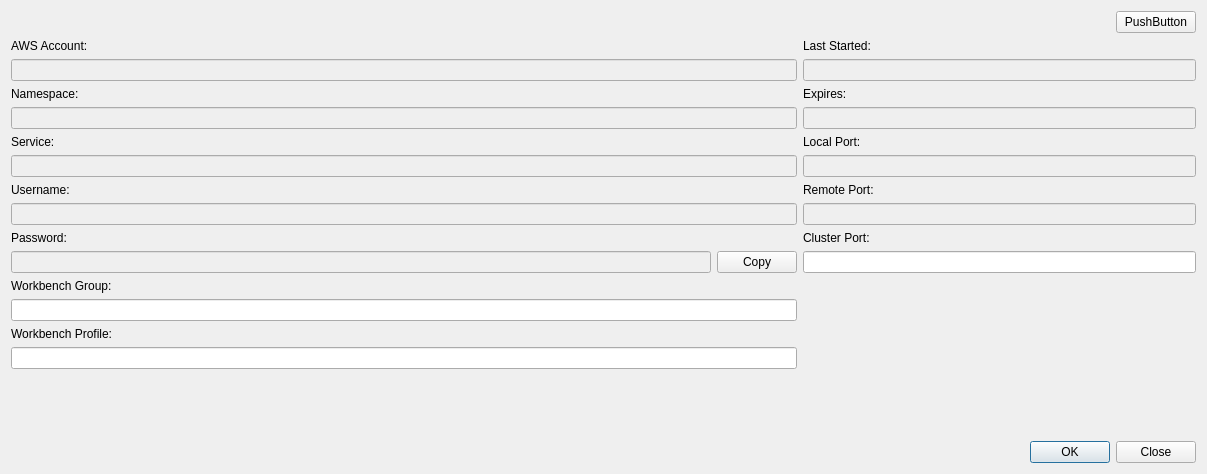
<?xml version="1.0" encoding="UTF-8"?>
<ui version="4.0">
 <class>ServiceDetailsDialog</class>
 <widget class="QDialog" name="ServiceDetailsDialog">
  <property name="geometry">
   <rect>
    <x>0</x>
    <y>0</y>
    <width>1207</width>
    <height>474</height>
   </rect>
  </property>
  <property name="windowTitle">
   <string>Forwarder Details</string>
  </property>
  <layout class="QVBoxLayout" name="verticalLayout" stretch="0,0,0">
   <item>
    <layout class="QHBoxLayout" name="horizontalLayout">
     <item>
      <spacer name="horizontalSpacer">
       <property name="orientation">
        <enum>Qt::Orientation::Horizontal</enum>
       </property>
       <property name="sizeHint" stdset="0">
        <size>
         <width>40</width>
         <height>20</height>
        </size>
       </property>
      </spacer>
     </item>
     <item>
      <widget class="QPushButton" name="refreshButton">
       <property name="text">
        <string>PushButton</string>
       </property>
      </widget>
     </item>
    </layout>
   </item>
   <item>
    <layout class="QGridLayout" name="gridLayout" columnstretch="2,1">
     <item row="2" column="0">
      <widget class="QLabel" name="namespaceLabel">
       <property name="text">
        <string>Namespace:</string>
       </property>
      </widget>
     </item>
     <item row="6" column="1">
      <widget class="QLabel" name="remotePortLabel">
       <property name="text">
        <string>Remote Port:</string>
       </property>
      </widget>
     </item>
     <item row="13" column="0">
      <widget class="QLineEdit" name="workbenchProfileEdit"/>
     </item>
     <item row="0" column="0">
      <widget class="QLabel" name="awsAccountLabel">
       <property name="text">
        <string>AWS Account:</string>
       </property>
      </widget>
     </item>
     <item row="9" column="1">
      <widget class="QLineEdit" name="clusterPortEdit"/>
     </item>
     <item row="4" column="0">
      <widget class="QLabel" name="serviceLabel">
       <property name="text">
        <string>Service:</string>
       </property>
      </widget>
     </item>
     <item row="5" column="0">
      <widget class="QLineEdit" name="serviceEdit">
       <property name="enabled">
        <bool>false</bool>
       </property>
      </widget>
     </item>
     <item row="4" column="1">
      <widget class="QLabel" name="localPortLabel">
       <property name="text">
        <string>Local Port:</string>
       </property>
      </widget>
     </item>
     <item row="8" column="1">
      <widget class="QLabel" name="clusterPortLabel">
       <property name="text">
        <string>Cluster Port:</string>
       </property>
      </widget>
     </item>
     <item row="6" column="0">
      <widget class="QLabel" name="usernameLabel">
       <property name="text">
        <string>Username:</string>
       </property>
      </widget>
     </item>
     <item row="12" column="0">
      <widget class="QLabel" name="workbenchProfileLabel">
       <property name="text">
        <string>Workbench Profile:</string>
       </property>
      </widget>
     </item>
     <item row="3" column="0">
      <widget class="QLineEdit" name="namespaceEdit">
       <property name="enabled">
        <bool>false</bool>
       </property>
      </widget>
     </item>
     <item row="1" column="0">
      <widget class="QLineEdit" name="awsAccountEdit">
       <property name="enabled">
        <bool>false</bool>
       </property>
      </widget>
     </item>
     <item row="1" column="1">
      <widget class="QLineEdit" name="lastStartedEdit">
       <property name="enabled">
        <bool>false</bool>
       </property>
      </widget>
     </item>
     <item row="5" column="1">
      <widget class="QLineEdit" name="localPortEdit">
       <property name="enabled">
        <bool>false</bool>
       </property>
      </widget>
     </item>
     <item row="3" column="1">
      <widget class="QLineEdit" name="expiresEdit">
       <property name="enabled">
        <bool>false</bool>
       </property>
      </widget>
     </item>
     <item row="0" column="1">
      <widget class="QLabel" name="lastStartedLabel">
       <property name="text">
        <string>Last Started:</string>
       </property>
      </widget>
     </item>
     <item row="9" column="0">
      <layout class="QHBoxLayout" name="horizontalLayout_2">
       <item>
        <widget class="QLineEdit" name="passwordEdit">
         <property name="enabled">
          <bool>false</bool>
         </property>
        </widget>
       </item>
       <item>
        <widget class="QPushButton" name="passwordButton">
         <property name="text">
          <string>Copy</string>
         </property>
        </widget>
       </item>
      </layout>
     </item>
     <item row="2" column="1">
      <widget class="QLabel" name="expiresLabel">
       <property name="text">
        <string>Expires:</string>
       </property>
      </widget>
     </item>
     <item row="11" column="0">
      <widget class="QLineEdit" name="workbenchGroupEdit"/>
     </item>
     <item row="10" column="0">
      <widget class="QLabel" name="workbenchGroupLabel">
       <property name="text">
        <string>Workbench Group:</string>
       </property>
      </widget>
     </item>
     <item row="8" column="0">
      <widget class="QLabel" name="passwordLabel">
       <property name="text">
        <string>Password:</string>
       </property>
      </widget>
     </item>
     <item row="7" column="1">
      <widget class="QLineEdit" name="remotePortEdit">
       <property name="enabled">
        <bool>false</bool>
       </property>
      </widget>
     </item>
     <item row="7" column="0">
      <widget class="QLineEdit" name="usernameEdit">
       <property name="enabled">
        <bool>false</bool>
       </property>
      </widget>
     </item>
     <item row="14" column="0">
      <spacer name="verticalSpacer">
       <property name="orientation">
        <enum>Qt::Orientation::Vertical</enum>
       </property>
       <property name="sizeHint" stdset="0">
        <size>
         <width>20</width>
         <height>40</height>
        </size>
       </property>
      </spacer>
     </item>
    </layout>
   </item>
   <item>
    <widget class="QDialogButtonBox" name="buttonBox">
     <property name="standardButtons">
      <set>QDialogButtonBox::StandardButton::Close|QDialogButtonBox::StandardButton::Ok</set>
     </property>
    </widget>
   </item>
  </layout>
 </widget>
 <resources/>
 <connections/>
</ui>
